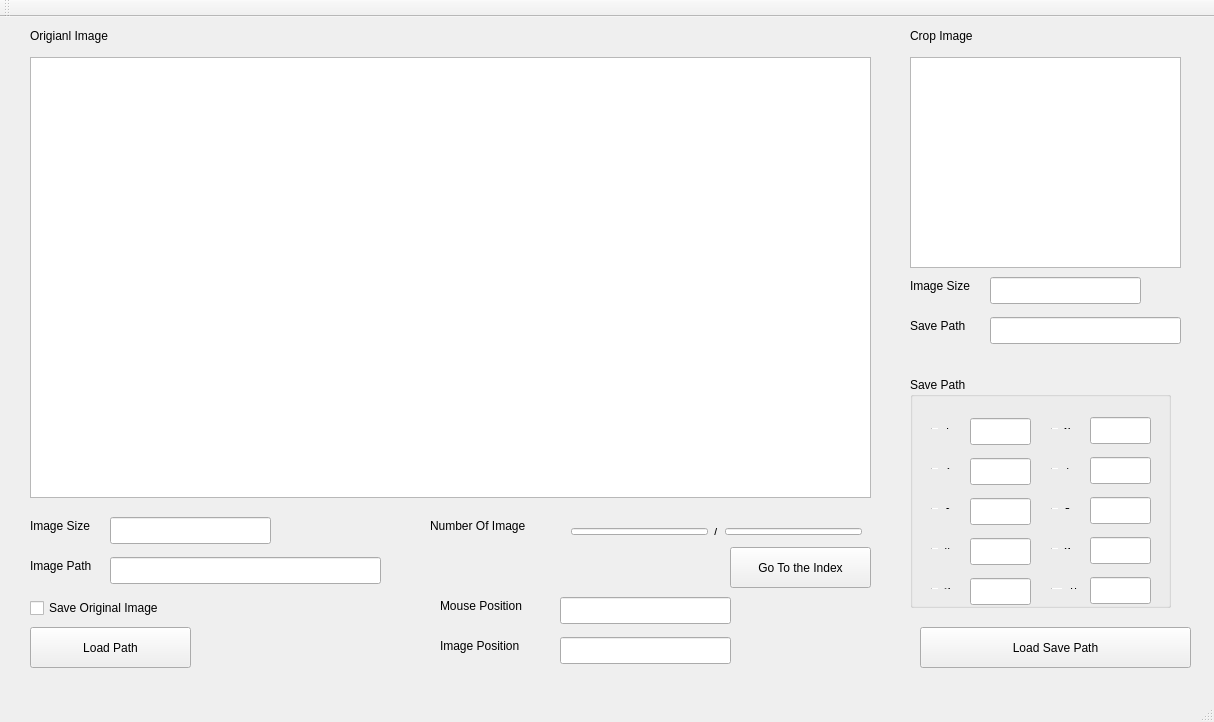
<?xml version="1.0" encoding="UTF-8"?>
<ui version="4.0">
 <class>Data_Set_Maker</class>
 <widget class="QMainWindow" name="Data_Set_Maker">
  <property name="geometry">
   <rect>
    <x>0</x>
    <y>0</y>
    <width>1214</width>
    <height>722</height>
   </rect>
  </property>
  <property name="windowTitle">
   <string>Data_Set_Maker</string>
  </property>
  <widget class="QWidget" name="centralWidget">
   <widget class="QGraphicsView" name="view_original">
    <property name="geometry">
     <rect>
      <x>30</x>
      <y>40</y>
      <width>841</width>
      <height>441</height>
     </rect>
    </property>
    <property name="sizePolicy">
     <sizepolicy hsizetype="Expanding" vsizetype="Expanding">
      <horstretch>0</horstretch>
      <verstretch>0</verstretch>
     </sizepolicy>
    </property>
    <property name="mouseTracking">
     <bool>false</bool>
    </property>
   </widget>
   <widget class="QGraphicsView" name="view_crop">
    <property name="geometry">
     <rect>
      <x>910</x>
      <y>40</y>
      <width>271</width>
      <height>211</height>
     </rect>
    </property>
   </widget>
   <widget class="QLabel" name="label">
    <property name="geometry">
     <rect>
      <x>30</x>
      <y>10</y>
      <width>111</width>
      <height>17</height>
     </rect>
    </property>
    <property name="text">
     <string>Origianl Image</string>
    </property>
   </widget>
   <widget class="QLabel" name="label_2">
    <property name="geometry">
     <rect>
      <x>910</x>
      <y>10</y>
      <width>111</width>
      <height>17</height>
     </rect>
    </property>
    <property name="text">
     <string>Crop Image</string>
    </property>
   </widget>
   <widget class="QLineEdit" name="ed_org_size">
    <property name="geometry">
     <rect>
      <x>110</x>
      <y>500</y>
      <width>161</width>
      <height>27</height>
     </rect>
    </property>
    <property name="readOnly">
     <bool>true</bool>
    </property>
   </widget>
   <widget class="QLineEdit" name="ed_crop_size">
    <property name="geometry">
     <rect>
      <x>990</x>
      <y>260</y>
      <width>151</width>
      <height>27</height>
     </rect>
    </property>
    <property name="readOnly">
     <bool>true</bool>
    </property>
   </widget>
   <widget class="QPushButton" name="bt_load_path">
    <property name="geometry">
     <rect>
      <x>30</x>
      <y>610</y>
      <width>161</width>
      <height>41</height>
     </rect>
    </property>
    <property name="text">
     <string>Load Path</string>
    </property>
   </widget>
   <widget class="QLabel" name="label_3">
    <property name="geometry">
     <rect>
      <x>30</x>
      <y>500</y>
      <width>81</width>
      <height>17</height>
     </rect>
    </property>
    <property name="text">
     <string>Image Size</string>
    </property>
   </widget>
   <widget class="QLabel" name="label_4">
    <property name="geometry">
     <rect>
      <x>910</x>
      <y>260</y>
      <width>81</width>
      <height>17</height>
     </rect>
    </property>
    <property name="text">
     <string>Image Size</string>
    </property>
   </widget>
   <widget class="QLineEdit" name="ed_org_path">
    <property name="geometry">
     <rect>
      <x>110</x>
      <y>540</y>
      <width>271</width>
      <height>27</height>
     </rect>
    </property>
    <property name="readOnly">
     <bool>true</bool>
    </property>
   </widget>
   <widget class="QLabel" name="label_5">
    <property name="geometry">
     <rect>
      <x>30</x>
      <y>540</y>
      <width>81</width>
      <height>17</height>
     </rect>
    </property>
    <property name="text">
     <string>Image Path</string>
    </property>
   </widget>
   <widget class="QLabel" name="label_6">
    <property name="geometry">
     <rect>
      <x>910</x>
      <y>300</y>
      <width>81</width>
      <height>17</height>
     </rect>
    </property>
    <property name="text">
     <string>Save Path</string>
    </property>
   </widget>
   <widget class="QLineEdit" name="ed_crop_path">
    <property name="geometry">
     <rect>
      <x>990</x>
      <y>300</y>
      <width>191</width>
      <height>27</height>
     </rect>
    </property>
    <property name="readOnly">
     <bool>true</bool>
    </property>
   </widget>
   <widget class="QPushButton" name="bt_load_save_path">
    <property name="geometry">
     <rect>
      <x>920</x>
      <y>610</y>
      <width>271</width>
      <height>41</height>
     </rect>
    </property>
    <property name="text">
     <string>Load Save Path</string>
    </property>
   </widget>
   <widget class="QLabel" name="label_7">
    <property name="geometry">
     <rect>
      <x>430</x>
      <y>500</y>
      <width>131</width>
      <height>17</height>
     </rect>
    </property>
    <property name="text">
     <string>Number Of Image</string>
    </property>
   </widget>
   <widget class="QLineEdit" name="ed_mouse_position">
    <property name="geometry">
     <rect>
      <x>560</x>
      <y>580</y>
      <width>171</width>
      <height>27</height>
     </rect>
    </property>
   </widget>
   <widget class="QLabel" name="label_9">
    <property name="geometry">
     <rect>
      <x>440</x>
      <y>580</y>
      <width>111</width>
      <height>17</height>
     </rect>
    </property>
    <property name="text">
     <string>Mouse Position</string>
    </property>
   </widget>
   <widget class="QLineEdit" name="ed_image_position">
    <property name="geometry">
     <rect>
      <x>560</x>
      <y>620</y>
      <width>171</width>
      <height>27</height>
     </rect>
    </property>
   </widget>
   <widget class="QLabel" name="label_10">
    <property name="geometry">
     <rect>
      <x>440</x>
      <y>620</y>
      <width>111</width>
      <height>17</height>
     </rect>
    </property>
    <property name="text">
     <string>Image Position</string>
    </property>
   </widget>
   <widget class="QGroupBox" name="groupBox">
    <property name="geometry">
     <rect>
      <x>910</x>
      <y>360</y>
      <width>261</width>
      <height>231</height>
     </rect>
    </property>
    <property name="title">
     <string>Save Path</string>
    </property>
    <widget class="QLineEdit" name="ed_save_path_1">
     <property name="enabled">
      <bool>true</bool>
     </property>
     <property name="geometry">
      <rect>
       <x>60</x>
       <y>41</y>
       <width>61</width>
       <height>27</height>
      </rect>
     </property>
    </widget>
    <widget class="QWidget" name="layoutWidget">
     <property name="geometry">
      <rect>
       <x>130</x>
       <y>40</y>
       <width>41</width>
       <height>23</height>
      </rect>
     </property>
     <layout class="QHBoxLayout" name="horizontalLayout_13">
      <item>
       <widget class="QCheckBox" name="ck_save_path_12">
        <property name="text">
         <string/>
        </property>
       </widget>
      </item>
      <item>
       <widget class="QLabel" name="label_22">
        <property name="text">
         <string>6.</string>
        </property>
       </widget>
      </item>
     </layout>
    </widget>
    <widget class="QLineEdit" name="ed_save_path_6">
     <property name="enabled">
      <bool>true</bool>
     </property>
     <property name="geometry">
      <rect>
       <x>180</x>
       <y>40</y>
       <width>61</width>
       <height>27</height>
      </rect>
     </property>
    </widget>
    <widget class="QWidget" name="layoutWidget_2">
     <property name="geometry">
      <rect>
       <x>130</x>
       <y>80</y>
       <width>41</width>
       <height>23</height>
      </rect>
     </property>
     <layout class="QHBoxLayout" name="horizontalLayout_14">
      <item>
       <widget class="QCheckBox" name="ck_save_path_13">
        <property name="text">
         <string/>
        </property>
       </widget>
      </item>
      <item>
       <widget class="QLabel" name="label_23">
        <property name="text">
         <string>7.</string>
        </property>
       </widget>
      </item>
     </layout>
    </widget>
    <widget class="QLineEdit" name="ed_save_path_7">
     <property name="enabled">
      <bool>true</bool>
     </property>
     <property name="geometry">
      <rect>
       <x>180</x>
       <y>80</y>
       <width>61</width>
       <height>27</height>
      </rect>
     </property>
    </widget>
    <widget class="QWidget" name="layoutWidget_3">
     <property name="geometry">
      <rect>
       <x>130</x>
       <y>120</y>
       <width>41</width>
       <height>23</height>
      </rect>
     </property>
     <layout class="QHBoxLayout" name="horizontalLayout_15">
      <item>
       <widget class="QCheckBox" name="ck_save_path_14">
        <property name="text">
         <string/>
        </property>
       </widget>
      </item>
      <item>
       <widget class="QLabel" name="label_24">
        <property name="text">
         <string>8.</string>
        </property>
       </widget>
      </item>
     </layout>
    </widget>
    <widget class="QWidget" name="layoutWidget_4">
     <property name="geometry">
      <rect>
       <x>130</x>
       <y>160</y>
       <width>41</width>
       <height>23</height>
      </rect>
     </property>
     <layout class="QHBoxLayout" name="horizontalLayout_16">
      <item>
       <widget class="QCheckBox" name="ck_save_path_15">
        <property name="text">
         <string/>
        </property>
       </widget>
      </item>
      <item>
       <widget class="QLabel" name="label_25">
        <property name="text">
         <string>9.</string>
        </property>
       </widget>
      </item>
     </layout>
    </widget>
    <widget class="QLineEdit" name="ed_save_path_8">
     <property name="enabled">
      <bool>true</bool>
     </property>
     <property name="geometry">
      <rect>
       <x>180</x>
       <y>120</y>
       <width>61</width>
       <height>27</height>
      </rect>
     </property>
    </widget>
    <widget class="QWidget" name="layoutWidget_5">
     <property name="geometry">
      <rect>
       <x>130</x>
       <y>200</y>
       <width>49</width>
       <height>23</height>
      </rect>
     </property>
     <layout class="QHBoxLayout" name="horizontalLayout_17">
      <item>
       <widget class="QCheckBox" name="ck_save_path_16">
        <property name="text">
         <string/>
        </property>
       </widget>
      </item>
      <item>
       <widget class="QLabel" name="label_26">
        <property name="text">
         <string>10.</string>
        </property>
       </widget>
      </item>
     </layout>
    </widget>
    <widget class="QLineEdit" name="ed_save_path_9">
     <property name="enabled">
      <bool>true</bool>
     </property>
     <property name="geometry">
      <rect>
       <x>180</x>
       <y>160</y>
       <width>61</width>
       <height>27</height>
      </rect>
     </property>
    </widget>
    <widget class="QLineEdit" name="ed_save_path_10">
     <property name="enabled">
      <bool>true</bool>
     </property>
     <property name="geometry">
      <rect>
       <x>180</x>
       <y>200</y>
       <width>61</width>
       <height>27</height>
      </rect>
     </property>
    </widget>
    <widget class="QLineEdit" name="ed_save_path_2">
     <property name="enabled">
      <bool>true</bool>
     </property>
     <property name="geometry">
      <rect>
       <x>60</x>
       <y>81</y>
       <width>61</width>
       <height>27</height>
      </rect>
     </property>
    </widget>
    <widget class="QLineEdit" name="ed_save_path_5">
     <property name="enabled">
      <bool>true</bool>
     </property>
     <property name="geometry">
      <rect>
       <x>60</x>
       <y>201</y>
       <width>61</width>
       <height>27</height>
      </rect>
     </property>
    </widget>
    <widget class="QLineEdit" name="ed_save_path_3">
     <property name="enabled">
      <bool>true</bool>
     </property>
     <property name="geometry">
      <rect>
       <x>60</x>
       <y>121</y>
       <width>61</width>
       <height>27</height>
      </rect>
     </property>
    </widget>
    <widget class="QLineEdit" name="ed_save_path_4">
     <property name="enabled">
      <bool>true</bool>
     </property>
     <property name="geometry">
      <rect>
       <x>60</x>
       <y>161</y>
       <width>61</width>
       <height>27</height>
      </rect>
     </property>
    </widget>
    <widget class="QWidget" name="">
     <property name="geometry">
      <rect>
       <x>10</x>
       <y>40</y>
       <width>41</width>
       <height>23</height>
      </rect>
     </property>
     <layout class="QHBoxLayout" name="horizontalLayout_2">
      <item>
       <widget class="QCheckBox" name="ck_save_path_1">
        <property name="text">
         <string/>
        </property>
       </widget>
      </item>
      <item>
       <widget class="QLabel" name="label_11">
        <property name="text">
         <string>1.</string>
        </property>
       </widget>
      </item>
     </layout>
    </widget>
    <widget class="QWidget" name="">
     <property name="geometry">
      <rect>
       <x>10</x>
       <y>80</y>
       <width>41</width>
       <height>23</height>
      </rect>
     </property>
     <layout class="QHBoxLayout" name="horizontalLayout_3">
      <item>
       <widget class="QCheckBox" name="ck_save_path_2">
        <property name="text">
         <string/>
        </property>
       </widget>
      </item>
      <item>
       <widget class="QLabel" name="label_12">
        <property name="text">
         <string>2.</string>
        </property>
       </widget>
      </item>
     </layout>
    </widget>
    <widget class="QWidget" name="">
     <property name="geometry">
      <rect>
       <x>10</x>
       <y>120</y>
       <width>41</width>
       <height>23</height>
      </rect>
     </property>
     <layout class="QHBoxLayout" name="horizontalLayout_4">
      <item>
       <widget class="QCheckBox" name="ck_save_path_3">
        <property name="text">
         <string/>
        </property>
       </widget>
      </item>
      <item>
       <widget class="QLabel" name="label_13">
        <property name="text">
         <string>3.</string>
        </property>
       </widget>
      </item>
     </layout>
    </widget>
    <widget class="QWidget" name="">
     <property name="geometry">
      <rect>
       <x>10</x>
       <y>160</y>
       <width>41</width>
       <height>23</height>
      </rect>
     </property>
     <layout class="QHBoxLayout" name="horizontalLayout_5">
      <item>
       <widget class="QCheckBox" name="ck_save_path_4">
        <property name="text">
         <string/>
        </property>
       </widget>
      </item>
      <item>
       <widget class="QLabel" name="label_14">
        <property name="text">
         <string>4.</string>
        </property>
       </widget>
      </item>
     </layout>
    </widget>
    <widget class="QWidget" name="">
     <property name="geometry">
      <rect>
       <x>10</x>
       <y>200</y>
       <width>41</width>
       <height>23</height>
      </rect>
     </property>
     <layout class="QHBoxLayout" name="horizontalLayout_6">
      <item>
       <widget class="QCheckBox" name="ck_save_path_5">
        <property name="text">
         <string/>
        </property>
       </widget>
      </item>
      <item>
       <widget class="QLabel" name="label_15">
        <property name="text">
         <string>5.</string>
        </property>
       </widget>
      </item>
     </layout>
    </widget>
   </widget>
   <widget class="QPushButton" name="bt_go_to_the_index">
    <property name="geometry">
     <rect>
      <x>730</x>
      <y>530</y>
      <width>141</width>
      <height>41</height>
     </rect>
    </property>
    <property name="text">
     <string>Go To the Index</string>
    </property>
   </widget>
   <widget class="QCheckBox" name="ck_save_org_img">
    <property name="geometry">
     <rect>
      <x>30</x>
      <y>580</y>
      <width>171</width>
      <height>22</height>
     </rect>
    </property>
    <property name="text">
     <string>Save Original Image</string>
    </property>
   </widget>
   <widget class="QWidget" name="">
    <property name="geometry">
     <rect>
      <x>560</x>
      <y>500</y>
      <width>313</width>
      <height>29</height>
     </rect>
    </property>
    <layout class="QHBoxLayout" name="horizontalLayout">
     <item>
      <widget class="QLineEdit" name="ed_current_img_index">
       <property name="readOnly">
        <bool>false</bool>
       </property>
      </widget>
     </item>
     <item>
      <widget class="QLabel" name="label_8">
       <property name="text">
        <string>/</string>
       </property>
      </widget>
     </item>
     <item>
      <widget class="QLineEdit" name="ed_number_of_image">
       <property name="readOnly">
        <bool>true</bool>
       </property>
      </widget>
     </item>
    </layout>
   </widget>
  </widget>
  <widget class="QMenuBar" name="menuBar">
   <property name="geometry">
    <rect>
     <x>0</x>
     <y>0</y>
     <width>1214</width>
     <height>25</height>
    </rect>
   </property>
  </widget>
  <widget class="QToolBar" name="mainToolBar">
   <attribute name="toolBarArea">
    <enum>TopToolBarArea</enum>
   </attribute>
   <attribute name="toolBarBreak">
    <bool>false</bool>
   </attribute>
  </widget>
  <widget class="QStatusBar" name="statusBar"/>
 </widget>
 <layoutdefault spacing="6" margin="11"/>
 <resources/>
 <connections/>
</ui>
